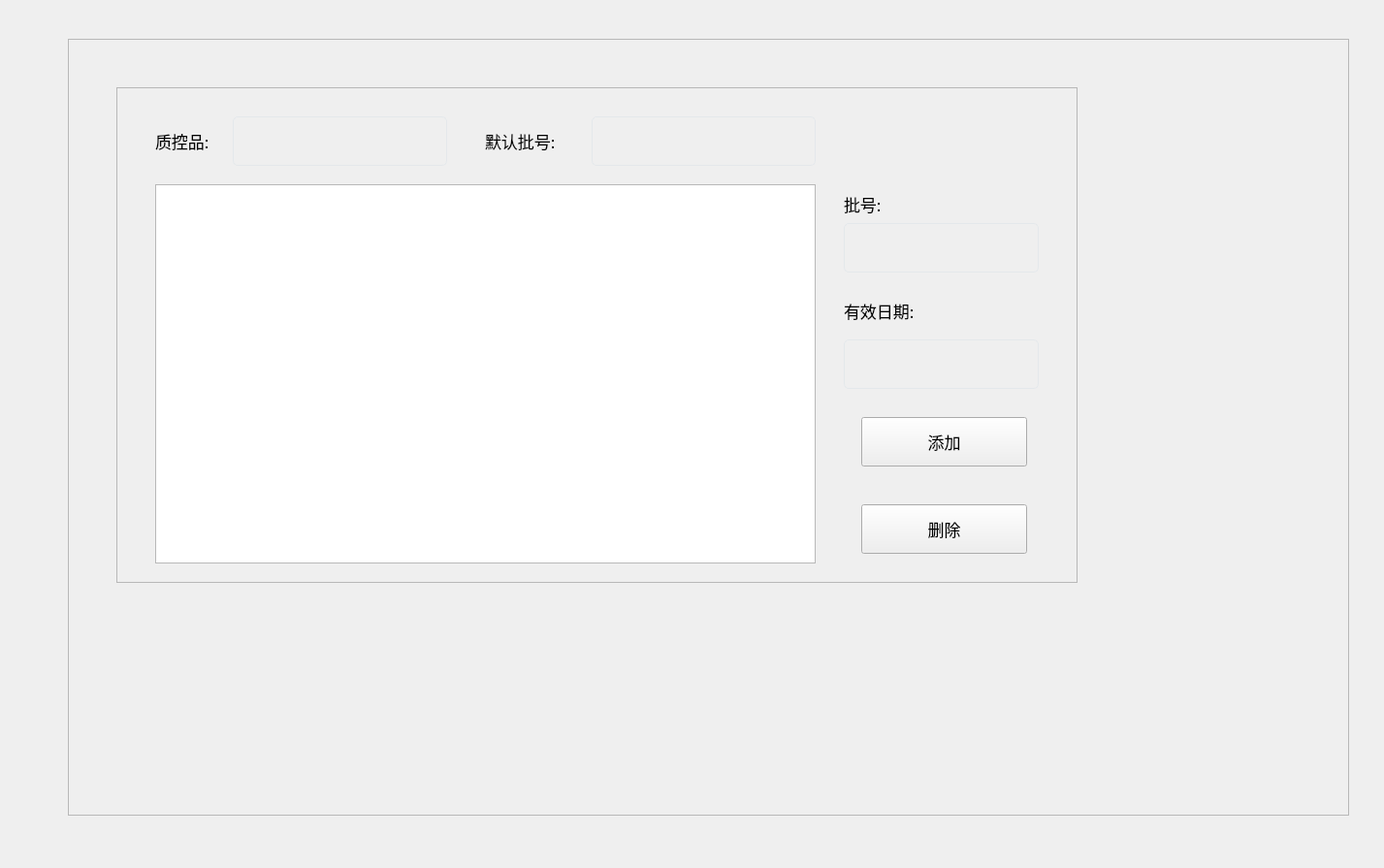
<?xml version="1.0" encoding="UTF-8"?>
<ui version="4.0">
 <class>MaskDlgControlBatchSetting</class>
 <widget class="QDialog" name="MaskDlgControlBatchSetting">
  <property name="geometry">
   <rect>
    <x>0</x>
    <y>0</y>
    <width>1427</width>
    <height>895</height>
   </rect>
  </property>
  <property name="windowTitle">
   <string>Dialog</string>
  </property>
  <layout class="QVBoxLayout" name="verticalLayout">
   <property name="spacing">
    <number>0</number>
   </property>
   <property name="leftMargin">
    <number>0</number>
   </property>
   <property name="topMargin">
    <number>0</number>
   </property>
   <property name="rightMargin">
    <number>0</number>
   </property>
   <property name="bottomMargin">
    <number>0</number>
   </property>
   <item>
    <widget class="CusDialogMask" name="mask" native="true">
     <widget class="QFrame" name="display_frame">
      <property name="geometry">
       <rect>
        <x>70</x>
        <y>40</y>
        <width>1321</width>
        <height>801</height>
       </rect>
      </property>
      <property name="frameShape">
       <enum>QFrame::StyledPanel</enum>
      </property>
      <property name="frameShadow">
       <enum>QFrame::Raised</enum>
      </property>
      <widget class="QFrame" name="view_frame">
       <property name="geometry">
        <rect>
         <x>50</x>
         <y>50</y>
         <width>991</width>
         <height>511</height>
        </rect>
       </property>
       <property name="styleSheet">
        <string notr="true">QFrame#frame{background:#FFFFFF;border-radius:11px;}
</string>
       </property>
       <property name="frameShape">
        <enum>QFrame::StyledPanel</enum>
       </property>
       <property name="frameShadow">
        <enum>QFrame::Raised</enum>
       </property>
       <widget class="QtMaterialFlatButton" name="btnClose">
        <property name="geometry">
         <rect>
          <x>940</x>
          <y>0</y>
          <width>41</width>
          <height>41</height>
         </rect>
        </property>
        <property name="focusPolicy">
         <enum>Qt::NoFocus</enum>
        </property>
        <property name="text">
         <string/>
        </property>
        <property name="icon">
         <iconset resource="../main.qrc">
          <normaloff>:/image/close.png</normaloff>:/image/close.png</iconset>
        </property>
        <property name="iconSize">
         <size>
          <width>13</width>
          <height>13</height>
         </size>
        </property>
        <property name="flat">
         <bool>true</bool>
        </property>
       </widget>
       <widget class="QLineEdit" name="ldtControlName">
        <property name="geometry">
         <rect>
          <x>120</x>
          <y>30</y>
          <width>221</width>
          <height>51</height>
         </rect>
        </property>
        <property name="font">
         <font>
          <family>苹方 粗体</family>
          <pointsize>-1</pointsize>
          <weight>50</weight>
          <italic>false</italic>
          <bold>false</bold>
         </font>
        </property>
        <property name="focusPolicy">
         <enum>Qt::ClickFocus</enum>
        </property>
        <property name="styleSheet">
         <string notr="true">border:1px solid #E4E8EB;border-radius:5px;padding:2px 4px;background-color: transparent;color:#444444;
font:18px &quot;苹方 粗体&quot;;</string>
        </property>
        <property name="text">
         <string/>
        </property>
        <property name="alignment">
         <set>Qt::AlignCenter</set>
        </property>
        <property name="readOnly">
         <bool>true</bool>
        </property>
       </widget>
       <widget class="QLabel" name="label_5">
        <property name="geometry">
         <rect>
          <x>40</x>
          <y>45</y>
          <width>81</width>
          <height>21</height>
         </rect>
        </property>
        <property name="font">
         <font>
          <family>苹方 粗体</family>
          <pointsize>13</pointsize>
         </font>
        </property>
        <property name="text">
         <string>质控品:</string>
        </property>
       </widget>
       <widget class="QLabel" name="label_10">
        <property name="geometry">
         <rect>
          <x>750</x>
          <y>220</y>
          <width>91</width>
          <height>21</height>
         </rect>
        </property>
        <property name="font">
         <font>
          <family>苹方 粗体</family>
          <pointsize>13</pointsize>
         </font>
        </property>
        <property name="text">
         <string>有效日期:</string>
        </property>
       </widget>
       <widget class="QLineEdit" name="ldtBatch">
        <property name="geometry">
         <rect>
          <x>750</x>
          <y>140</y>
          <width>201</width>
          <height>51</height>
         </rect>
        </property>
        <property name="font">
         <font>
          <family>苹方 粗体</family>
          <pointsize>-1</pointsize>
          <weight>50</weight>
          <italic>false</italic>
          <bold>false</bold>
         </font>
        </property>
        <property name="focusPolicy">
         <enum>Qt::ClickFocus</enum>
        </property>
        <property name="styleSheet">
         <string notr="true">border:1px solid #E4E8EB;border-radius:5px;padding:2px 4px;background-color: transparent;color:#444444;
font:18px &quot;苹方 粗体&quot;;</string>
        </property>
        <property name="text">
         <string/>
        </property>
        <property name="alignment">
         <set>Qt::AlignCenter</set>
        </property>
        <property name="readOnly">
         <bool>false</bool>
        </property>
       </widget>
       <widget class="QLabel" name="label_8">
        <property name="geometry">
         <rect>
          <x>750</x>
          <y>110</y>
          <width>81</width>
          <height>21</height>
         </rect>
        </property>
        <property name="font">
         <font>
          <family>苹方 粗体</family>
          <pointsize>13</pointsize>
         </font>
        </property>
        <property name="text">
         <string>批号:</string>
        </property>
       </widget>
       <widget class="QtMaterialFlatButton" name="btn_calendar_set">
        <property name="geometry">
         <rect>
          <x>900</x>
          <y>205</y>
          <width>51</width>
          <height>50</height>
         </rect>
        </property>
        <property name="focusPolicy">
         <enum>Qt::NoFocus</enum>
        </property>
        <property name="styleSheet">
         <string notr="true"/>
        </property>
        <property name="text">
         <string/>
        </property>
        <property name="icon">
         <iconset resource="../main.qrc">
          <normaloff>:/image/calendar_ico.png</normaloff>:/image/calendar_ico.png</iconset>
        </property>
        <property name="iconSize">
         <size>
          <width>26</width>
          <height>26</height>
         </size>
        </property>
        <property name="flat">
         <bool>true</bool>
        </property>
       </widget>
       <widget class="QPushButton" name="btn_add_item">
        <property name="geometry">
         <rect>
          <x>768</x>
          <y>340</y>
          <width>171</width>
          <height>51</height>
         </rect>
        </property>
        <property name="font">
         <font>
          <family>苹方 粗体</family>
          <pointsize>13</pointsize>
          <weight>50</weight>
          <bold>false</bold>
          <stylestrategy>PreferDefault</stylestrategy>
         </font>
        </property>
        <property name="focusPolicy">
         <enum>Qt::NoFocus</enum>
        </property>
        <property name="styleSheet">
         <string notr="true"/>
        </property>
        <property name="text">
         <string>添加</string>
        </property>
        <property name="iconSize">
         <size>
          <width>37</width>
          <height>32</height>
         </size>
        </property>
        <property name="checkable">
         <bool>false</bool>
        </property>
        <property name="checked">
         <bool>false</bool>
        </property>
        <property name="autoExclusive">
         <bool>false</bool>
        </property>
       </widget>
       <widget class="QLineEdit" name="ldtOutDate">
        <property name="geometry">
         <rect>
          <x>750</x>
          <y>260</y>
          <width>201</width>
          <height>51</height>
         </rect>
        </property>
        <property name="font">
         <font>
          <family>苹方 粗体</family>
          <pointsize>-1</pointsize>
          <weight>50</weight>
          <italic>false</italic>
          <bold>false</bold>
         </font>
        </property>
        <property name="focusPolicy">
         <enum>Qt::ClickFocus</enum>
        </property>
        <property name="styleSheet">
         <string notr="true">border:1px solid #E4E8EB;border-radius:5px;padding:2px 4px;background-color: transparent;color:#444444;
font:18px &quot;苹方 粗体&quot;;</string>
        </property>
        <property name="text">
         <string/>
        </property>
        <property name="alignment">
         <set>Qt::AlignCenter</set>
        </property>
        <property name="readOnly">
         <bool>true</bool>
        </property>
       </widget>
       <widget class="QTableWidget" name="tab_quality_control_sns">
        <property name="geometry">
         <rect>
          <x>40</x>
          <y>100</y>
          <width>681</width>
          <height>391</height>
         </rect>
        </property>
        <property name="font">
         <font>
          <family>苹方 粗体</family>
          <pointsize>11</pointsize>
         </font>
        </property>
        <property name="focusPolicy">
         <enum>Qt::NoFocus</enum>
        </property>
        <property name="styleSheet">
         <string notr="true"/>
        </property>
        <property name="horizontalScrollBarPolicy">
         <enum>Qt::ScrollBarAlwaysOff</enum>
        </property>
        <property name="showGrid">
         <bool>false</bool>
        </property>
        <property name="columnCount">
         <number>3</number>
        </property>
        <attribute name="horizontalHeaderVisible">
         <bool>false</bool>
        </attribute>
        <attribute name="horizontalHeaderMinimumSectionSize">
         <number>25</number>
        </attribute>
        <attribute name="horizontalHeaderDefaultSectionSize">
         <number>120</number>
        </attribute>
        <attribute name="horizontalHeaderStretchLastSection">
         <bool>true</bool>
        </attribute>
        <attribute name="verticalHeaderVisible">
         <bool>false</bool>
        </attribute>
        <column>
         <property name="text">
          <string>id</string>
         </property>
        </column>
        <column>
         <property name="text">
          <string>质控品批号</string>
         </property>
        </column>
        <column>
         <property name="text">
          <string>有效期</string>
         </property>
        </column>
       </widget>
       <widget class="QPushButton" name="btn_delete">
        <property name="geometry">
         <rect>
          <x>768</x>
          <y>430</y>
          <width>171</width>
          <height>51</height>
         </rect>
        </property>
        <property name="font">
         <font>
          <family>苹方 粗体</family>
          <pointsize>13</pointsize>
          <weight>50</weight>
          <bold>false</bold>
          <stylestrategy>PreferDefault</stylestrategy>
         </font>
        </property>
        <property name="focusPolicy">
         <enum>Qt::NoFocus</enum>
        </property>
        <property name="styleSheet">
         <string notr="true"/>
        </property>
        <property name="text">
         <string>删除</string>
        </property>
        <property name="iconSize">
         <size>
          <width>37</width>
          <height>32</height>
         </size>
        </property>
        <property name="checkable">
         <bool>false</bool>
        </property>
        <property name="checked">
         <bool>false</bool>
        </property>
        <property name="autoExclusive">
         <bool>false</bool>
        </property>
       </widget>
       <widget class="QComboBox" name="cbx_default_batch">
        <property name="geometry">
         <rect>
          <x>490</x>
          <y>30</y>
          <width>231</width>
          <height>51</height>
         </rect>
        </property>
        <property name="font">
         <font>
          <family>苹方 粗体</family>
          <pointsize>-1</pointsize>
          <weight>50</weight>
          <italic>false</italic>
          <bold>false</bold>
         </font>
        </property>
        <property name="focusPolicy">
         <enum>Qt::ClickFocus</enum>
        </property>
        <property name="styleSheet">
         <string notr="true">.QComboBox{
        border:1px solid #E4E8EB;
        border-radius:	5px;
        padding:2px 4px;
        background-color: transparent;
        color:#444444;
        font:18px &quot;苹方 粗体&quot;;
    }
    
    .QComboBox:disabled{
        background-color: #E4E4E4;
    }
    
    .QComboBox QAbstractItemView {
        border: none;
        color:#444444;
        font:20px &quot;苹方 粗体&quot;;
    }
    
    .QComboBox QAbstractItemView::item {
        height: 50px;
    }
    
    .QComboBox QAbstractItemView::item:selected {
        background:#F0E3E3;
        color:white
    }
    
    .QComboBox::drop-down {
        width: 20px;
        border:none;
    }
    
    .QComboBox::down-arrow {
        width: 25px;
        height: 25px;
        image: url(:/image/arrow_drop_down.svg);
    }</string>
        </property>
       </widget>
       <widget class="QLabel" name="label_6">
        <property name="geometry">
         <rect>
          <x>380</x>
          <y>45</y>
          <width>101</width>
          <height>21</height>
         </rect>
        </property>
        <property name="font">
         <font>
          <family>苹方 粗体</family>
          <pointsize>13</pointsize>
         </font>
        </property>
        <property name="text">
         <string>默认批号:</string>
        </property>
       </widget>
      </widget>
     </widget>
    </widget>
   </item>
  </layout>
 </widget>
 <customwidgets>
  <customwidget>
   <class>QtMaterialFlatButton</class>
   <extends>QPushButton</extends>
   <header>qtmaterialflatbutton.h</header>
  </customwidget>
  <customwidget>
   <class>CusDialogMask</class>
   <extends>QWidget</extends>
   <header>cusdialogmask.h</header>
   <container>1</container>
  </customwidget>
 </customwidgets>
 <resources>
  <include location="../main.qrc"/>
 </resources>
 <connections/>
</ui>
